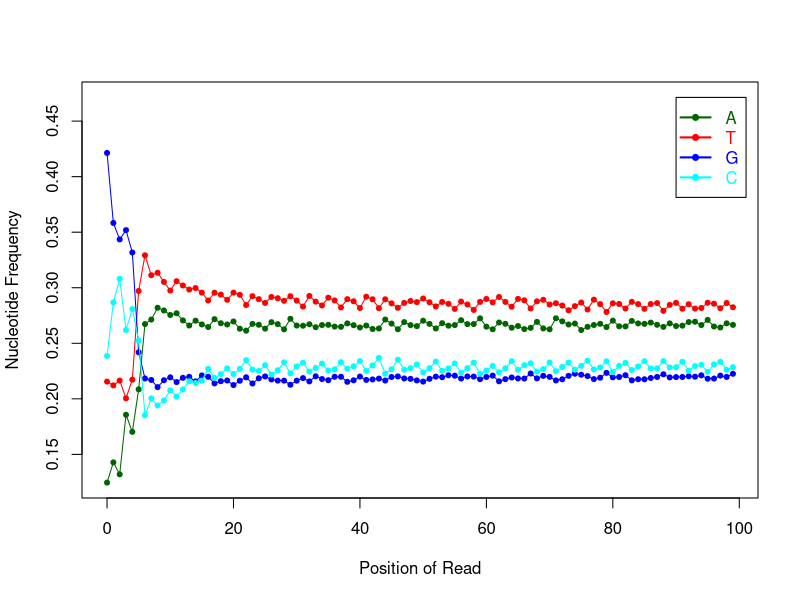

Reproduce this figure in R.
position=c(0,1,2,3,4,5,6,7,8,9,10,11,12,13,14,15,16,17,18,19,20,21,22,23,24,25,26,27,28,29,30,31,32,33,34,35,36,37,38,39,40,41,42,43,44,45,46,47,48,49,50,51,52,53,54,55,56,57,58,59,60,61,62,63,64,65,66,67,68,69,70,71,72,73,74,75,76,77,78,79,80,81,82,83,84,85,86,87,88,89,90,91,92,93,94,95,96,97,98,99)
A_count=c(1158369,1327830,1228057,1726360,1583415,1939200,2485500,2523512,2622068,2599569,2561826,2576001,2516327,2473656,2513797,2482707,2460654,2526815,2492531,2482124,2507211,2446781,2430572,2487079,2479919,2447515,2501434,2485287,2441712,2529701,2473432,2471646,2483904,2459205,2477377,2479340,2464530,2462595,2491204,2476169,2457188,2473339,2444476,2448935,2523329,2489625,2442396,2502205,2476975,2468318,2513801,2487284,2448961,2492900,2472150,2477075,2518112,2485267,2485800,2533793,2463690,2442313,2498575,2487872,2455089,2469201,2443633,2453891,2504131,2449224,2441704,2534130,2508354,2482241,2489972,2435782,2462674,2477901,2487632,2460759,2514472,2466899,2465904,2511696,2491060,2487383,2498082,2479612,2462104,2491478,2469293,2472416,2502596,2505198,2477452,2520480,2465343,2457125,2491743,2478889)
C_count=c(2217594,2667046,2864145,2436103,2611131,2347738,1722302,1863395,1804226,1845666,1931331,1878598,1938480,2006936,1992567,2012064,2111096,2035063,2067000,2115115,2067714,2110589,2183129,2104573,2093064,2141747,2063180,2099405,2165162,2072811,2131726,2162026,2088278,2118256,2154669,2097497,2106759,2166979,2111456,2131901,2175600,2093091,2139263,2202348,2070032,2107340,2187765,2103957,2116414,2147452,2081353,2116385,2171144,2095152,2114333,2155878,2078053,2117062,2163093,2069765,2096758,2135332,2081550,2115560,2174838,2103172,2141521,2157219,2088182,2108951,2164088,2091129,2126503,2163904,2103253,2135771,2178717,2106147,2122445,2174334,2085479,2135700,2159940,2101012,2131310,2175007,2113355,2115343,2175141,2122248,2124625,2169917,2095677,2133836,2144675,2086434,2148168,2169638,2102376,2124496)
G_count=c(3916854,3331984,3194446,3272072,3084610,2249295,2030122,2017833,1957784,2015478,2039774,1999990,2035772,2043911,2005623,2055620,2044337,1989310,2007596,2013231,1975272,2011283,2040092,1988253,2031946,2047248,2021931,2012280,2012013,1977825,2011924,2033338,2005759,2048395,2025392,2015870,2044287,2044492,2002416,2014863,2046127,2018020,2022227,2029175,2012768,2042692,2047238,2030422,2026993,2013968,2004209,2027411,2045716,2040505,2057213,2053647,2029534,2047207,2046044,2024196,2042940,2054028,2006602,2024514,2038506,2030693,2029593,2071710,2031049,2052262,2043651,2013752,2023550,2052277,2070171,2061596,2050294,2024931,2036421,2077283,2039868,2042724,2057486,2014655,2023988,2023538,2034305,2042952,2065467,2039136,2042006,2042695,2048927,2044838,2056562,2028167,2029499,2054066,2043110,2069644)
T_count=c(2003472,1972294,2012506,1864619,2019998,2762919,3061230,2894414,2915076,2838441,2766218,2844565,2808575,2774651,2787167,2748763,2683067,2747966,2732027,2688684,2748957,2730464,2645361,2719249,2694225,2662644,2712609,2702182,2680267,2718817,2682072,2632144,2721213,2673298,2641716,2706447,2683578,2625088,2694078,2676221,2620239,2714704,2693188,2618696,2693025,2659011,2621755,2662570,2678772,2669416,2699791,2668074,2633333,2670597,2655458,2612554,2673455,2649618,2604217,2671400,2695766,2667481,2712427,2671208,2630721,2696088,2684407,2616334,2675792,2688717,2649711,2660143,2640747,2600732,2635758,2666005,2607469,2690175,2652656,2586778,2659335,2653831,2615824,2671791,2652796,2613226,2653412,2661247,2596442,2646292,2663230,2614119,2651951,2615278,2620311,2664050,2656144,2618325,2661925,2626125)
N_count=c(2865,0,0,0,0,2,0,0,0,0,5,0,0,0,0,0,0,0,0,0,0,37,0,0,0,0,0,0,0,0,0,0,0,0,0,0,0,0,0,0,0,0,0,0,0,486,0,0,0,0,0,0,0,0,0,0,0,0,0,0,0,0,0,0,0,0,0,0,0,0,0,0,0,0,0,0,0,0,0,0,0,0,0,0,0,0,0,0,0,0,0,7,3,4,154,23,0,0,0,0)
X_count=c(0,0,0,0,0,0,0,0,0,0,0,0,0,0,0,0,0,0,0,0,0,0,0,0,0,0,0,0,0,0,0,0,0,0,0,0,0,0,0,0,0,0,0,0,0,0,0,0,0,0,0,0,0,0,0,0,0,0,0,0,0,0,0,0,0,0,0,0,0,0,0,0,0,0,0,0,0,0,0,0,0,0,0,0,0,0,0,0,0,0,0,0,0,0,0,0,0,0,0,0)
total= A_count + C_count + G_count + T_count
ym=max(A_count/total,C_count/total,G_count/total,T_count/total) + 0.05
yn=min(A_count/total,C_count/total,G_count/total,T_count/total)
pdf("../out_GSE56087_nor/out_RSeQC/out.NVC_plot.pdf")
plot(position,A_count/total,type="o",pch=20,ylim=c(yn,ym),col="dark green",xlab="Position of Read",ylab="Nucleotide Frequency")
lines(position,T_count/total,type="o",pch=20,col="red")
lines(position,G_count/total,type="o",pch=20,col="blue")
lines(position,C_count/total,type="o",pch=20,col="cyan")
legend(90,ym,legend=c("A","T","G","C"),col=c("dark green","red","blue","cyan"),lwd=2,pch=20,text.col=c("dark green","red","blue","cyan"))
dev.off()
